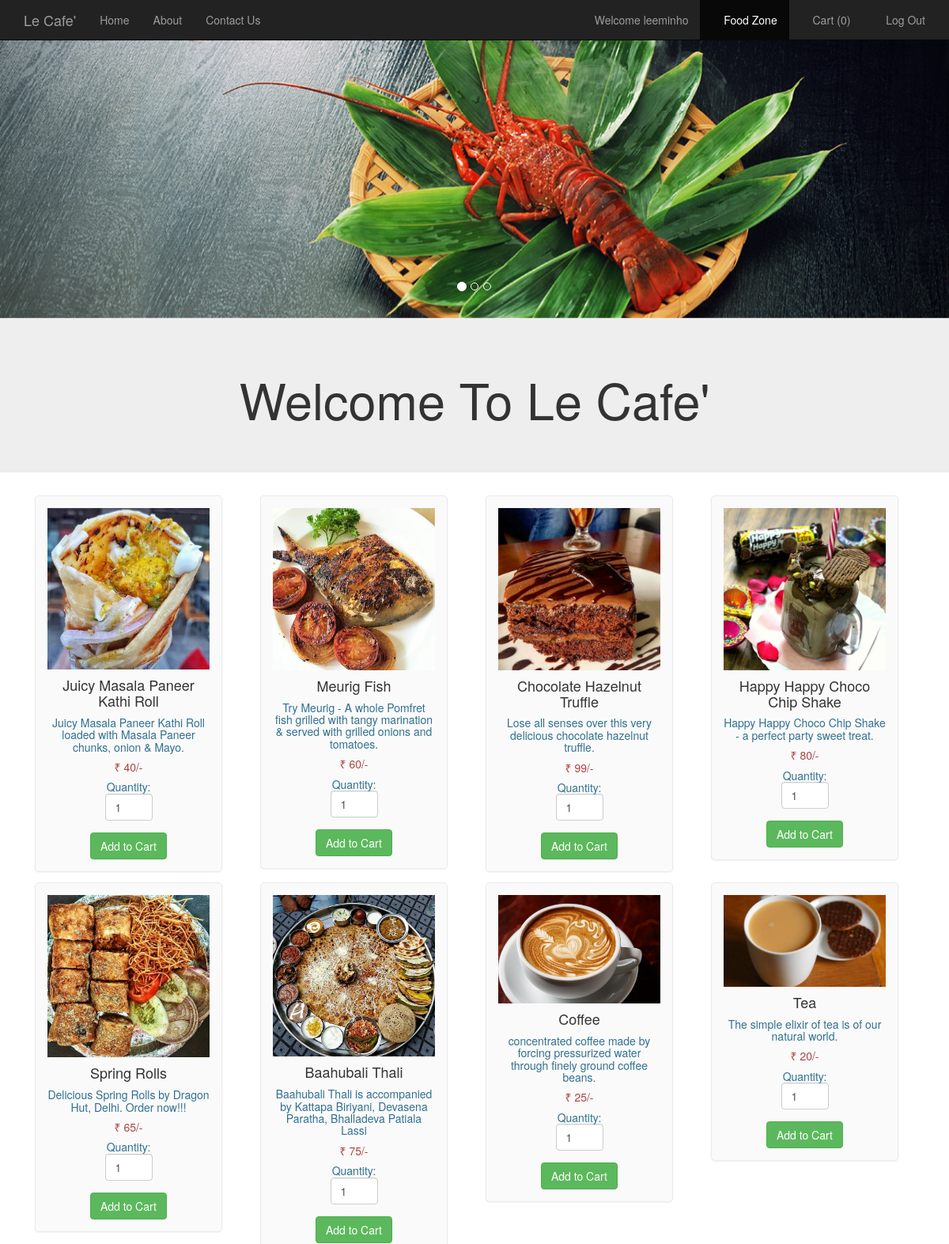
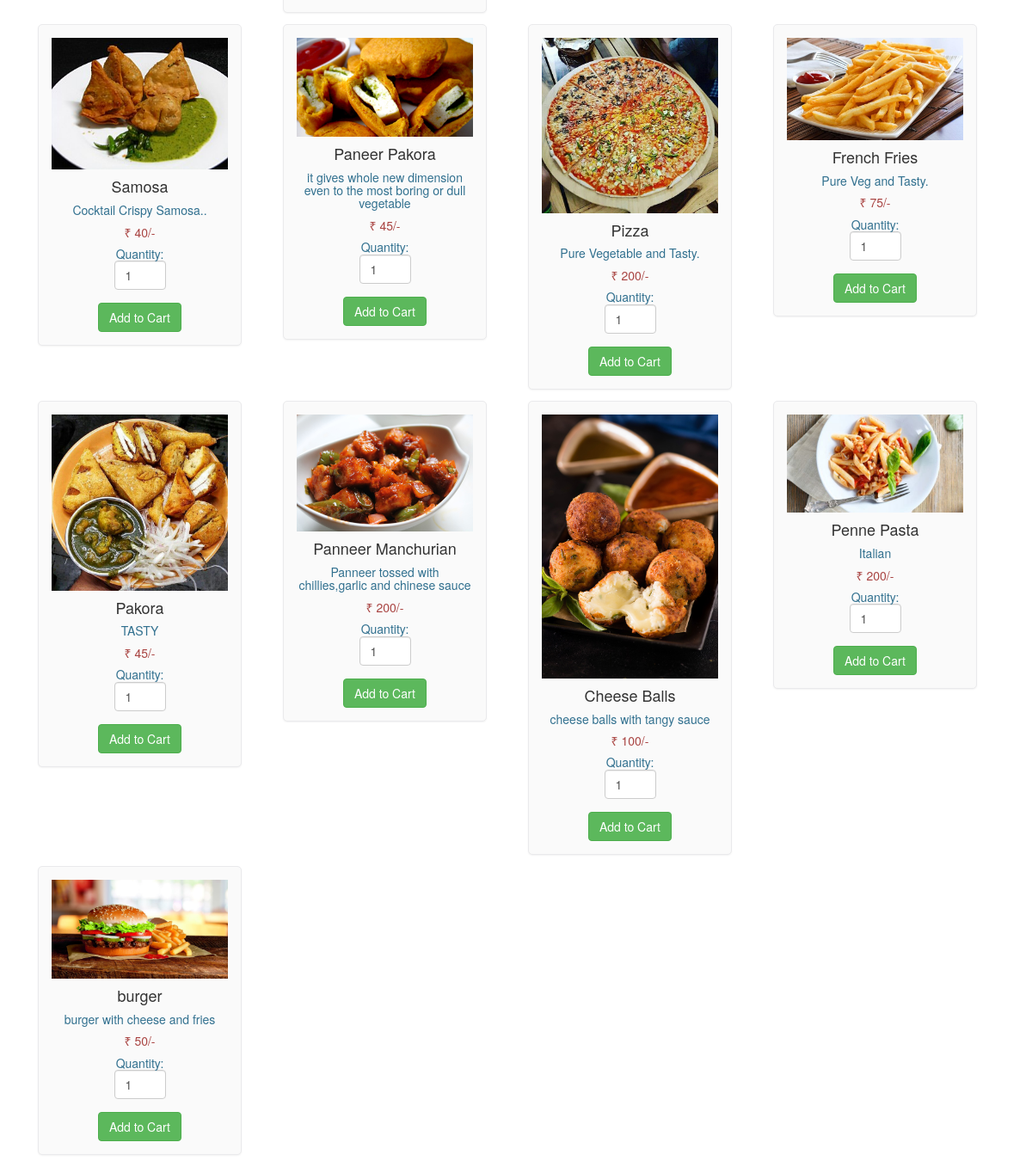
Page /foodlist.php (signed in) on the committed database (2 pictures, top to bottom).
### tables this page shows
CREATE TABLE IF NOT EXISTS `food` (
  `F_ID` int(30) NOT NULL AUTO_INCREMENT,
  `name` varchar(30) NOT NULL,
  `price` int(30) NOT NULL,
  `description` varchar(200) NOT NULL,
  `R_ID` int(30) NOT NULL,
  `images_path` varchar(200) NOT NULL,
  `options` varchar(10) NOT NULL DEFAULT 'ENABLE',
  PRIMARY KEY (`F_ID`,`R_ID`),
  KEY `R_ID` (`R_ID`)
);

### foodlist.php (the view, shortened to what this page needs)
<html>
  <head>
  </head>
  <link rel="stylesheet" type = "text/css" href ="css/foodlist.css">
  <link rel="stylesheet" type = "text/css" href ="css/bootstrap.min.css">
  <body>
    <nav class="navbar navbar-inverse navbar-fixed-top navigation-clean-search" role="navigation">
      <div class="container">
        <div class="navbar-header">
          <a class="navbar-brand" href="index.php">Le Cafe'</a>
        </div>
        <div class="collapse navbar-collapse " id="myNavbar">
          <ul class="nav navbar-nav">
            <li><a href="index.php">Home</a></li>
            <li><a href="aboutus.php">About</a></li>
            <li><a href="contactus.php">Contact Us</a></li>
          </ul>
<?php
if(isset($_SESSION['login_user1'])){
?>
          <ul class="nav navbar-nav navbar-right">
            <li><a href="#"><span class="glyphicon glyphicon-user"></span> Welcome <?php echo $_SESSION['login_user1']; ?> </a></li>
            <li><a href="myrestaurant.php">MANAGER CONTROL PANEL</a></li>
            <li><a href="logout_m.php"><span class="glyphicon glyphicon-log-out"></span> Log Out </a></li>
          </ul>
<?php
}
else if (isset($_SESSION['login_user2'])) {
  ?>
           <ul class="nav navbar-nav navbar-right">
            <li><a href="#"><span class="glyphicon glyphicon-user"></span> Welcome <?php echo $_SESSION['login_user2']; ?> </a></li>
            <li class="active" ><a href="foodlist.php"><span class="glyphicon glyphicon-cutlery"></span> Food Zone </a></li>
            <li><a href="cart.php"><span class="glyphicon glyphicon-shopping-cart"></span> Cart  (<?php
              if(isset($_SESSION["cart"])){
              $count = count($_SESSION["cart"]);
              echo "$count";
            }
              else
                echo "0";
              ?>) </a></li>
            <li><a href="logout_u.php"><span class="glyphicon glyphicon-log-out"></span> Log Out </a></li>
          </ul>
<?php
}
?>
        </div>
      </div>
    </nav>
    <div id="myCarousel" class="carousel slide" data-ride="carousel">
    <ol class="carousel-indicators">
      <li data-target="#myCarousel" data-slide-to="0" class="active"></li>
      <li data-target="#myCarousel" data-slide-to="1"></li>
      <li data-target="#myCarousel" data-slide-to="2"></li>
    </ol>
    <div class="carousel-inner">
      <div class="item active">
      <img src="images/slide002.jpg" style="width:100%;">
      <div class="carousel-caption">
      </div>
      </div>
    </div>
   <a class="left carousel-control" href="#myCarousel" data-slide="prev">
      <span class="glyphicon glyphicon-chevron-left"></span>
    </a>
    <a class="right carousel-control" href="#myCarousel" data-slide="next">
      <span class="glyphicon glyphicon-chevron-right"></span>
    </a>
    </div>
<div class="jumbotron">
  <div class="container text-center">
    <h1>Welcome To Le Cafe'</h1>
  </div>
</div>
<div class="container" style="width:95%;">
<?php
$conn = Connect();
$sql = "SELECT * FROM FOOD WHERE options = 'ENABLE' ORDER BY F_ID";
$result = mysqli_query($conn, $sql);
if (mysqli_num_rows($result) > 0)
{
  $count=0;
  while($row = mysqli_fetch_assoc($result)){
    if ($count == 0)
      echo "<div class='row'>";
?>
<div class="col-md-3">
<form method="post" action="cart.php?action=add&id=<?php echo $row["F_ID"]; ?>">
<div class="mypanel" align="center";>
<img src="<?php echo $row["images_path"]; ?>" class="img-responsive">
<h4 class="text-dark"><?php echo $row["name"]; ?></h4>
<h5 class="text-info"><?php echo $row["description"]; ?></h5>
<h5 class="text-danger">&#8377; <?php echo $row["price"]; ?>/-</h5>
<h5 class="text-info">Quantity: <input type="number" min="1" max="25" name="quantity" class="form-control" value="1" style="width: 60px;"> </h5>
<input type="submit" name="add" style="margin-top:5px;" class="btn btn-success" value="Add to Cart">
</div>
</form>
</div>
<?php
$count++;
if($count==4)
{
  echo "</div>";
  $count=0;
}
}
?>
</div>
</div>
  <?php
}
?>
</body>
</html>

### css/foodlist.css (style rules this page uses)
body,html { height: 100%; }
body { padding-top: 50px; background-image: url('bgimg1.jpg'); background-repeat: repeat; background-size: cover; background-position: center; }
.mypanel { border: 1px solid #eaeaec; margin: -1px 19px 3px -1px; box-shadow: 0 1px 2px rgba(0,0,0,0.05); background-color: #FAFAFA; padding:15px; border-radius: 5px; }
input { border: 5px solid white; }

### rows in the picture
food: images_path (picture), name "Juicy Masala Paneer Kathi Roll", description "Juicy Masala Paneer Kathi Roll loaded with Masala Paneer chunks, onion & Mayo.", price "40"
food: images_path (picture), name "Meurig Fish", description "Try Meurig - A whole Pomfret fish grilled with tangy marination & served with grilled onions and tomatoes.", price "60"
food: images_path (picture), name "Chocolate Hazelnut Truffle", description "Lose all senses over this very delicious chocolate hazelnut truffle.", price "99"
food: images_path (picture), name "Happy Happy Choco Chip Shake", description "Happy Happy Choco Chip Shake - a perfect party sweet treat.", price "80"
food: images_path (picture), name "Spring Rolls", description "Delicious Spring Rolls by Dragon Hut, Delhi. Order now!!!", price "65"
food: images_path (picture), name "Baahubali Thali", description "Baahubali Thali is accompanied by Kattapa Biriyani, Devasena Paratha, Bhalladeva Patiala Lassi", price "75"
food: images_path (picture), name "Coffee", description "concentrated coffee made by forcing pressurized water through finely ground coffee beans.", price "25"
food: images_path (picture), name "Tea", description "The simple elixir of tea is of our natural world.", price "20"
food: images_path (picture), name "Samosa", description "Cocktail Crispy Samosa..", price "40"
food: images_path (picture), name "Paneer Pakora", description "it gives whole new dimension even to the most boring or dull vegetable", price "45"
food: images_path (picture), name "Pizza", description "Pure Vegetable and Tasty.", price "200"
food: images_path (picture), name "French Fries", description "Pure Veg and Tasty.", price "75"
food: images_path (picture), name "Pakora", description "TASTY", price "45"
food: images_path (picture), name "Panneer Manchurian", description "Panneer tossed with chillies,garlic and chinese sauce", price "200"
food: images_path (picture), name "Cheese Balls", description "cheese balls with tangy sauce", price "100"
food: images_path (picture), name "Penne Pasta", description "Italian", price "200"
food: images_path (picture), name "burger", description "burger with cheese and fries", price "50"

### other values in the picture
$_SESSION['login_user2'] "leeminho"
